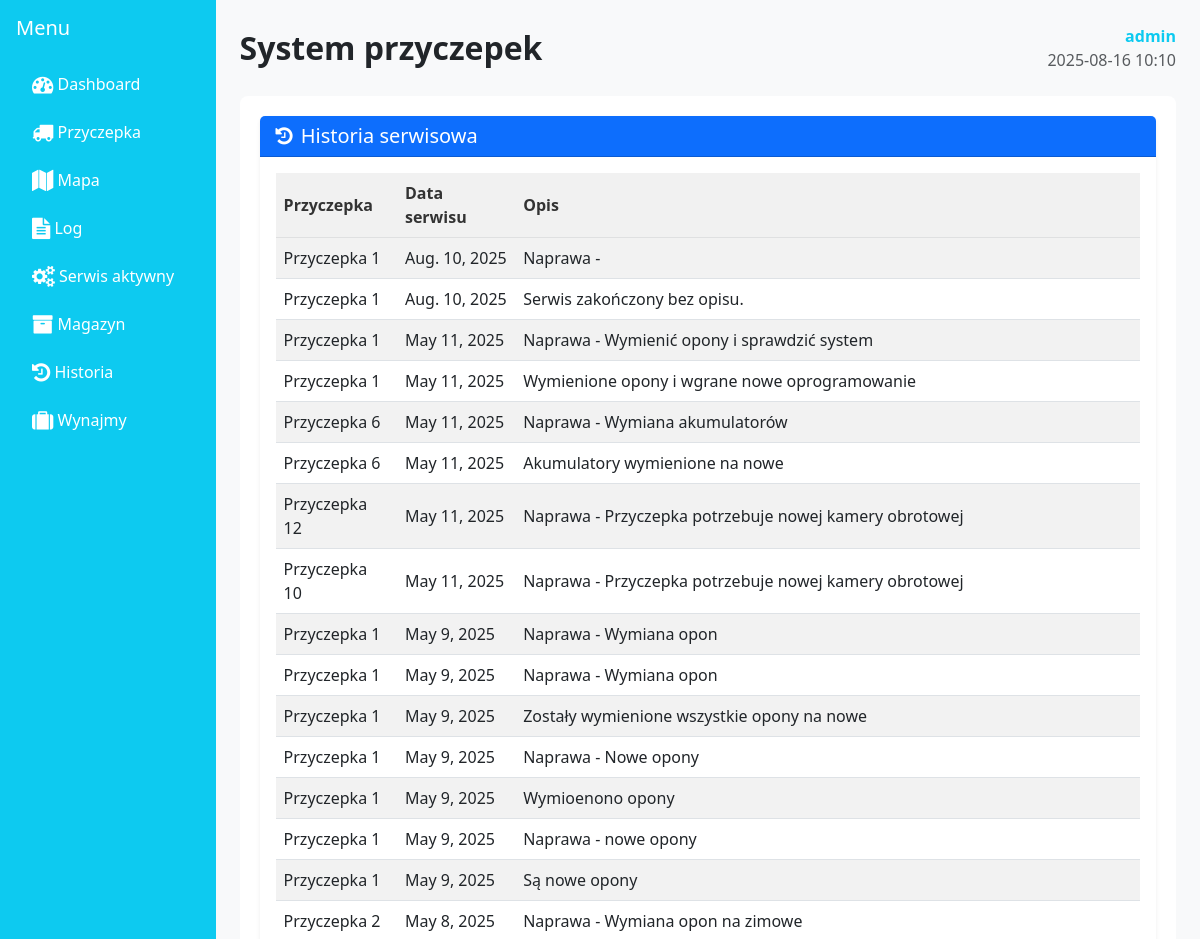
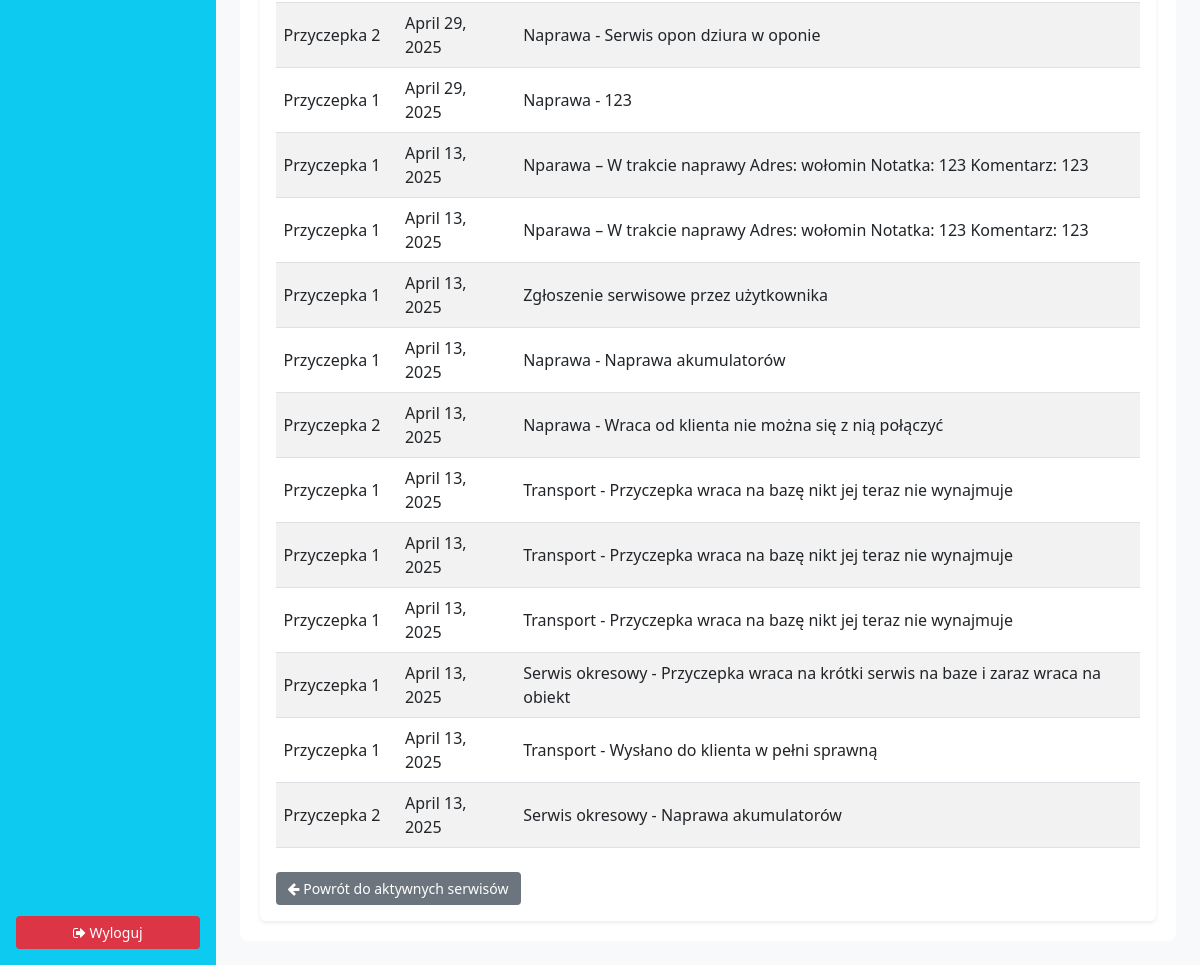
The page /service-history/ (signed in) on the database its author committed (2 pictures, top to bottom).
### rentalapp/models.py (models this page shows, shortened)
class ServiceHistory(models.Model):
    trailer = models.ForeignKey(Trailer, on_delete=models.CASCADE, related_name='service_histories')
    service_date = models.DateField()
    description = models.TextField()
    cost = models.DecimalField(max_digits=10, decimal_places=2)

class Trailer(models.Model):
    name = models.CharField(max_length=100)
    ip_address = models.GenericIPAddressField()
    serial_number = models.CharField(max_length=100, unique=True)
    registration_number = models.CharField(max_length=20)
    operator_phone = models.CharField(max_length=20)
    location_link = models.URLField(blank=True, null=True)
    notes = models.TextField(blank=True, null=True)
    latitude = models.FloatField(blank=True, null=True)
    longitude = models.FloatField(blank=True, null=True)
    STATUS_CHOICES = [
        ('active', 'Aktywna'),
        ('inactive', 'Nieaktywna'),
        ('maintenance', 'W serwisie')
    ]
    status = models.CharField(max_length=20, choices=STATUS_CHOICES, default='active')

### rentalapp/views.py (the view)
# urls.py: path('service-history/', views.service_history_view, name='service_history'),
@login_required
def service_history_view(request):
    services = ServiceHistory.objects.select_related('trailer').order_by('-service_date')
    return render(request, 'rentalapp/service/servicehistory_list.html', {'service_histories': services})

### templates/rentalapp/service/servicehistory_list.html (shortened to what this page needs)
{% extends 'rentalapp/base.html' %}
{% block content %}
    <div class="container mt-4">
        <div class="card shadow-sm border-0">
            <div class="card-header bg-primary text-white">
                <h5 class="mb-0"><i class="fa fa-history me-2"></i>Historia serwisowa</h5>
            </div>
            <div class="card-body">
                <table class="table table-striped align-middle">
                    <thead class="table-light">
                    <tr>
                        <th>Przyczepka</th>
                        <th>Data serwisu</th>
                        <th>Opis</th>
                    </tr>
                    </thead>
                    <tbody>
                    {% for history in service_histories %}
                        <tr>
                            <td>{{ history.trailer.name }}</td>
                            <td>{{ history.service_date }}</td>
                            <td>{{ history.description }}</td>
                        </tr>
                    {% empty %}
                        <tr>
                            <td colspan="4" class="text-center text-muted">Brak danych serwisowych.</td>
                        </tr>
                    {% endfor %}
                    </tbody>
                </table>
                <div class="mt-4">
                    <a href="{% url 'rentalapp:active_services_view' %}" class="btn btn-secondary">
                        <i class="fa fa-arrow-left"></i> Powrót do aktywnych serwisów
                    </a>
                </div>
            </div>
        </div>
    </div>
{% endblock %}

### templates/rentalapp/base.html (shortened to what this page needs)
{% load static %}
{% load tz %}
<!DOCTYPE html>
<html lang="pl">
<head>
  <link rel="stylesheet" href="https://cdn.jsdelivr.net/npm/bootstrap@5.3.0/dist/css/bootstrap.min.css">
  <link rel="stylesheet" href="https://cdn.jsdelivr.net/npm/font-awesome@4.7.0/css/font-awesome.min.css">
  <link rel="stylesheet" href="{% static 'rentalapp/css/style.css' %}">
</head>
<body>
<div class="d-flex">
    <div class="bg-info text-white p-3 d-flex flex-column" style="width: 220px; min-height: 100vh;">
        <h5 class="mb-4">Menu</h5>
        <ul class="nav flex-column">
            <li class="nav-item mb-2">
                <a class="nav-link text-white" href="{% url 'rentalapp:dashboard' %}"><i class="fa fa-tachometer fa-lg"></i> Dashboard</a>
            </li>
            <li class="nav-item mb-2">
                <a class="nav-link text-white" href="{% url 'rentalapp:trailer_list' %}"><i class="fa fa-truck fa-lg"></i> Przyczepka</a>
            </li>
            <li class="nav-item mb-2">
                <a class="nav-link text-white" href="{% url 'rentalapp:map_view' %}"><i class="fa fa-map fa-lg"></i> Mapa</a>
            </li>
            <li class="nav-item mb-2">
                <a class="nav-link text-white" href="{% url 'rentalapp:log' %}"><i class="fa fa-file-text fa-lg"></i> Log</a>
            </li>
            <li class="nav-item mb-2">
                <a class="nav-link text-white" href="{% url 'rentalapp:active_services' %}">
                    <i class="fa fa-cogs fa-lg"></i> Serwis aktywny
                </a>
            </li>
            <li class="nav-item mb-2">
                <a class="nav-link text-white" href="{% url 'rentalapp:warehouse_manager' %}"><i class="fa fa-archive fa-lg"></i> Magazyn</a>
            </li>
            <li class="nav-item mb-2">
                <a class="nav-link text-white" href="{% url 'rentalapp:rental_history' %}">
    <i class="fa fa-history fa-lg"></i> Historia
</a>
            </li>
            <li class="nav-item mb-2">
                <a class="nav-link text-white" href="{% url 'rentalapp:rent' %}"><i class="fa fa-suitcase fa-lg"></i> Wynajmy</a>
            </li>
        </ul>
        {% if user.is_authenticated %}
        <div class="mt-auto">
            <a class="btn btn-danger w-100" href="{% url 'rentalapp:logout' %}">
                <i class="fa fa-sign-out"></i> Wyloguj
            </a>
        </div>
        {% endif %}
    </div>
    <div class="p-4 flex-grow-1">
        <div class="d-flex justify-content-between align-items-center mb-4">
            <h2 class="mb-0">System przyczepek</h2>
            {% if user.is_authenticated %}
            <div class="text-end">
                <div class="text-info fw-bold">
                    {% if user.groups.exists %}{{ user.groups.first.name }} {{ user.username }}
                    {% else %}{{ user.username }}{% endif %}
                </div>
                <div class="text-muted">{% now "Y-m-d H:i" %}</div>
            </div>
            {% endif %}
        </div>
        {% block content %}{% endblock content %}
    </div>
</div>
</body>
</html>

### static/rentalapp/css/style.css (style rules this page uses)
body { background-color: #f8f9fa; font-family: 'Segoe UI', sans-serif; color: #212529; }
.container { background-color: #fff; padding: 20px; border-radius: 8px; }
h1, h2, h3 { font-weight: bold; }
.table th { background-color: #f1f1f1; color: #333; font-weight: bold; }
.table td, .table th { vertical-align: middle; }
.table-striped > tbody > tr:nth-of-type(odd) { background-color: #f9f9f9; }
.btn { border-radius: 4px; padding: 6px 12px; font-size: 14px; }
.btn-danger { background-color: #dc3545; border: none; }
.btn-secondary { background-color: #6c757d; border: none; }
.mt-4 { margin-top: 1.5rem; }
.w-100 { width: 100%; }

### rows shown on the page
ServiceHistory: trailer.name "Przyczepka 1", service_date "Aug. 10, 2025", description "Naprawa -"
ServiceHistory: trailer.name "Przyczepka 1", service_date "Aug. 10, 2025", description "Serwis zakończony bez opisu."
ServiceHistory: trailer.name "Przyczepka 1", service_date "May 11, 2025", description "Naprawa - Wymienić opony i sprawdzić system"
ServiceHistory: trailer.name "Przyczepka 1", service_date "May 11, 2025", description "Wymienione opony i wgrane nowe oprogramowanie"
ServiceHistory: trailer.name "Przyczepka 6", service_date "May 11, 2025", description "Naprawa - Wymiana akumulatorów"
ServiceHistory: trailer.name "Przyczepka 6", service_date "May 11, 2025", description "Akumulatory wymienione na nowe"
ServiceHistory: trailer.name "Przyczepka 12", service_date "May 11, 2025", description "Naprawa - Przyczepka potrzebuje nowej kamery obrotowej"
ServiceHistory: trailer.name "Przyczepka 10", service_date "May 11, 2025", description "Naprawa - Przyczepka potrzebuje nowej kamery obrotowej"
ServiceHistory: trailer.name "Przyczepka 1", service_date "May 9, 2025", description "Naprawa - Wymiana opon"
ServiceHistory: trailer.name "Przyczepka 1", service_date "May 9, 2025", description "Naprawa - Wymiana opon"
ServiceHistory: trailer.name "Przyczepka 1", service_date "May 9, 2025", description "Zostały wymienione wszystkie opony na nowe"
ServiceHistory: trailer.name "Przyczepka 1", service_date "May 9, 2025", description "Naprawa - Nowe opony"
ServiceHistory: trailer.name "Przyczepka 1", service_date "May 9, 2025", description "Wymioenono opony"
ServiceHistory: trailer.name "Przyczepka 1", service_date "May 9, 2025", description "Naprawa - nowe opony"
ServiceHistory: trailer.name "Przyczepka 1", service_date "May 9, 2025", description "Są nowe opony"
ServiceHistory: trailer.name "Przyczepka 2", service_date "May 8, 2025", description "Naprawa - Wymiana opon na zimowe"
ServiceHistory: trailer.name "Przyczepka 2", service_date "April 29, 2025", description "Naprawa - Serwis opon dziura w oponie"
ServiceHistory: trailer.name "Przyczepka 1", service_date "April 29, 2025", description "Naprawa - 123"
ServiceHistory: trailer.name "Przyczepka 1", service_date "April 13, 2025", description "Nparawa – W trakcie naprawy Adres: wołomin Notatka: 123 Komentarz: 123"
ServiceHistory: trailer.name "Przyczepka 1", service_date "April 13, 2025", description "Nparawa – W trakcie naprawy Adres: wołomin Notatka: 123 Komentarz: 123"
ServiceHistory: trailer.name "Przyczepka 1", service_date "April 13, 2025", description "Zgłoszenie serwisowe przez użytkownika"
ServiceHistory: trailer.name "Przyczepka 1", service_date "April 13, 2025", description "Naprawa - Naprawa akumulatorów"
ServiceHistory: trailer.name "Przyczepka 2", service_date "April 13, 2025", description "Naprawa - Wraca od klienta nie można się z nią połączyć"
ServiceHistory: trailer.name "Przyczepka 1", service_date "April 13, 2025", description "Transport - Przyczepka wraca na bazę nikt jej teraz nie wynajmuje"
ServiceHistory: trailer.name "Przyczepka 1", service_date "April 13, 2025", description "Transport - Przyczepka wraca na bazę nikt jej teraz nie wynajmuje"
ServiceHistory: trailer.name "Przyczepka 1", service_date "April 13, 2025", description "Transport - Przyczepka wraca na bazę nikt jej teraz nie wynajmuje"
ServiceHistory: trailer.name "Przyczepka 1", service_date "April 13, 2025", description "Serwis okresowy - Przyczepka wraca na krótki serwis na baze i zaraz wraca na obiekt"
ServiceHistory: trailer.name "Przyczepka 1", service_date "April 13, 2025", description "Transport - Wysłano do klienta w pełni sprawną"
ServiceHistory: trailer.name "Przyczepka 2", service_date "April 13, 2025", description "Serwis okresowy - Naprawa akumulatorów"

### other values the page prints
{{ user.username }} "admin"
